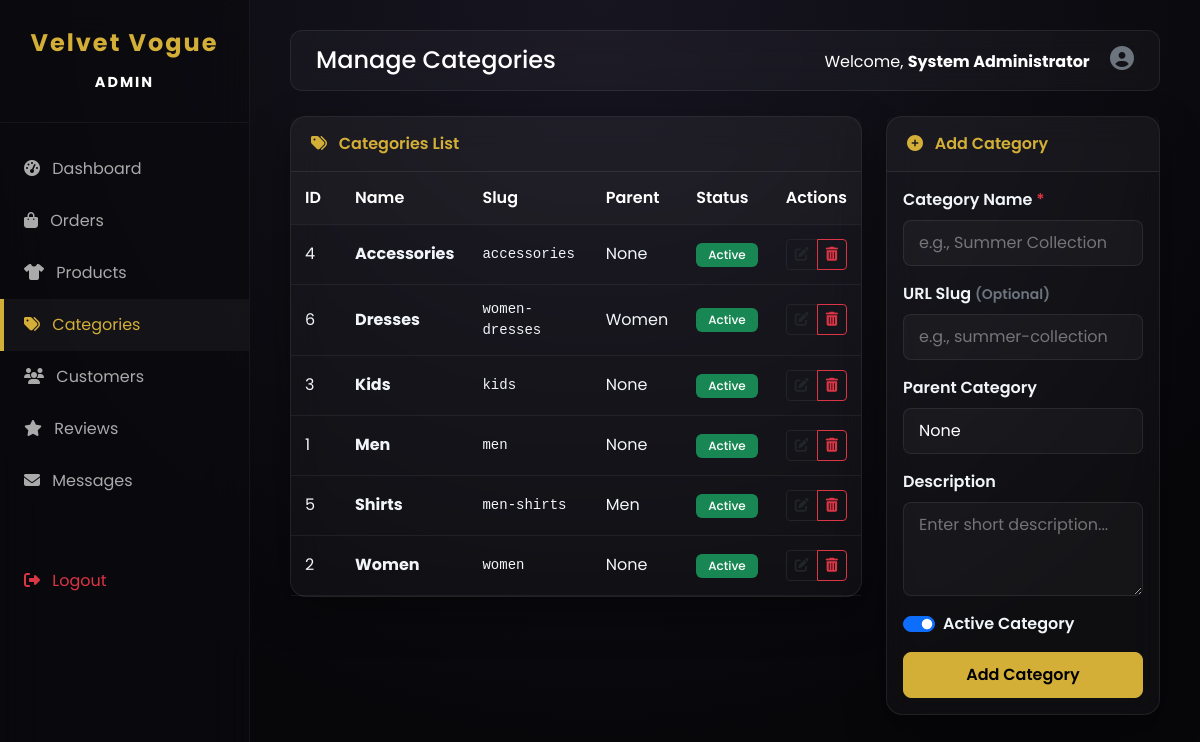
The app's page /admin/categories.php (signed in) with its own data.
### tables this page shows
CREATE TABLE `categories` (
  `id` int(11) NOT NULL AUTO_INCREMENT,
  `name` varchar(100) NOT NULL,
  `slug` varchar(100) NOT NULL,
  `description` text DEFAULT NULL,
  `image` varchar(255) DEFAULT NULL,
  `parent_id` int(11) DEFAULT NULL,
  `status` tinyint(1) DEFAULT 1,
  `created_at` timestamp DEFAULT current_timestamp(),
  PRIMARY KEY (`id`),
  UNIQUE KEY `slug` (`slug`),
  KEY `parent_id` (`parent_id`)
);

### admin/categories.php (the view, shortened to what this page needs)
<?php
$active_page = 'categories';
$page_title = 'Manage Categories';
require_once 'includes/header.php';
$edit_mode = false;
$edit_category = null;
$stmt = $conn->query("
    SELECT c.*, p.name as parent_name
    FROM categories c
    LEFT JOIN categories p ON c.parent_id = p.id
    ORDER BY c.name ASC
");
$all_categories = $stmt->fetchAll();
?>
<div class="row">
    <div class="col-md-8 mb-4">
        <div class="card shadow-sm border-0">
            <div class="card-header card-header-custom">
                <i class="fas fa-tags me-2"></i> Categories List
            </div>
            <div class="card-body p-0">
                <div class="table-responsive">
                    <table class="table table-hover align-middle mb-0">
                        <thead class="table-light">
                            <tr>
                                <th class="ps-3" style="width: 50px;">ID</th>
                                <th>Name</th>
                                <th>Slug</th>
                                <th>Parent</th>
                                <th>Status</th>
                                <th class="text-center">Actions</th>
                            </tr>
                        </thead>
                        <tbody>
                            <?php if (empty($all_categories)): ?>
                                <tr>
                                    <td colspan="6" class="text-center py-4 text-muted">No categories found.</td>
                                </tr>
                            <?php else: ?>
                                <?php foreach ($all_categories as $c): ?>
                                    <tr>
                                        <td class="ps-3 text-secondary"><?php echo $c['id']; ?></td>
                                        <td>
                                            <strong><?php echo htmlspecialchars($c['name']); ?></strong>
                                        </td>
                                        <td class="small font-monospace"><?php echo htmlspecialchars($c['slug']); ?></td>
                                        <td><?php echo htmlspecialchars($c['parent_name'] ?: 'None'); ?></td>
                                        <td>
                                            <?php if ($c['status']): ?>
                                                <span class="badge bg-success">Active</span>
                                            <?php else: ?>
                                                <span class="badge bg-secondary">Inactive</span>
                                            <?php endif; ?>
                                        </td>
                                        <td class="text-center">
                                            <div class="btn-group" role="group">
                                                <a href="categories.php?edit=<?php echo $c['id']; ?>" class="btn btn-sm btn-outline-dark">
                                                    <i class="fas fa-edit"></i>
                                                </a>
                                                <a href="categories.php?delete=<?php echo $c['id']; ?>" class="btn btn-sm btn-outline-danger" onclick="return confirm('Are you sure you want to delete this category? Note: It must contain no products.')">
                                                    <i class="fas fa-trash-alt"></i>
                                                </a>
                                            </div>
                                        </td>
                                    </tr>
                                <?php endforeach; ?>
                            <?php endif; ?>
                        </tbody>
                    </table>
                </div>
            </div>
        </div>
    </div>
    <div class="col-md-4">
        <div class="card shadow-sm border-0">
            <div class="card-header card-header-custom">
                <i class="fas <?php echo $edit_mode ? 'fa-edit' : 'fa-plus-circle'; ?> me-2"></i>
                <?php echo $edit_mode ? 'Edit Category' : 'Add Category'; ?>
            </div>
            <div class="card-body">
                <form method="POST" action="categories.php">
                    <div class="mb-3">
                        <label for="name" class="form-label fw-semibold">Category Name <span class="text-danger">*</span></label>
                        <input type="text" name="name" id="name" class="form-control" required placeholder="e.g., Summer Collection"
                               value="<?php echo $edit_mode ? htmlspecialchars($edit_category['name']) : ''; ?>">
                    </div>
                    <div class="mb-3">
                        <label for="slug" class="form-label fw-semibold">URL Slug <span class="text-secondary small">(Optional)</span></label>
                        <input type="text" name="slug" id="slug" class="form-control" placeholder="e.g., summer-collection"
                               value="<?php echo $edit_mode ? htmlspecialchars($edit_category['slug']) : ''; ?>">
                    </div>
                    <div class="mb-3">
                        <label for="parent_id" class="form-label fw-semibold">Parent Category</label>
                        <select name="parent_id" id="parent_id" class="form-select">
                            <option value="">None</option>
                        </select>
                    </div>
                    <div class="mb-3">
                        <label for="description" class="form-label fw-semibold">Description</label>
                        <textarea name="description" id="description" class="form-control" rows="3" placeholder="Enter short description..."><?php echo $edit_mode ? htmlspecialchars($edit_category['description'] ?? '') : ''; ?></textarea>
                    </div>
                    <div class="mb-3 form-check form-switch">
                        <input class="form-check-input" type="checkbox" role="switch" name="status" id="status"
                            <?php echo (!$edit_mode || $edit_category['status']) ? 'checked' : ''; ?>>
                        <label class="form-check-label fw-semibold" for="status">Active Category</label>
                    </div>
                    <div class="d-grid gap-2">
                        <?php if ($edit_mode): ?>
                            <button type="submit" name="edit_category" class="btn btn-luxury">Update Category</button>
                            <a href="categories.php" class="btn btn-outline-secondary">Cancel Edit</a>
                        <?php else: ?>
                            <button type="submit" name="add_category" class="btn btn-luxury">Add Category</button>
                        <?php endif; ?>
                    </div>
                </form>
            </div>
        </div>
    </div>
</div>
<?php require_once 'includes/footer.php'; ?>

### admin/includes/header.php (shortened to what this page needs)
<!DOCTYPE html>
<html lang="en">
<head>
    <link href="https://cdn.jsdelivr.net/npm/bootstrap@5.3.0/dist/css/bootstrap.min.css" rel="stylesheet">
    <link rel="stylesheet" href="https://cdnjs.cloudflare.com/ajax/libs/font-awesome/6.4.0/css/all.min.css">
</head>
<body>
<div class="d-flex">
    <div class="sidebar flex-shrink-0">
        <div class="sidebar-brand">
            Velvet Vogue<br><span style="font-size: 0.9rem; color: #fff;">ADMIN</span>
        </div>
        <ul class="list-unstyled">
            <li><a href="index.php" class="<?php echo ($active_page ?? '') === 'dashboard' ? 'active' : ''; ?>"><i class="fas fa-tachometer-alt me-2"></i> Dashboard</a></li>
            <li><a href="orders.php" class="<?php echo ($active_page ?? '') === 'orders' ? 'active' : ''; ?>"><i class="fas fa-shopping-bag me-2"></i> Orders</a></li>
            <li><a href="products.php" class="<?php echo ($active_page ?? '') === 'products' ? 'active' : ''; ?>"><i class="fas fa-tshirt me-2"></i> Products</a></li>
            <li><a href="categories.php" class="<?php echo ($active_page ?? '') === 'categories' ? 'active' : ''; ?>"><i class="fas fa-tags me-2"></i> Categories</a></li>
            <li><a href="customers.php" class="<?php echo ($active_page ?? '') === 'customers' ? 'active' : ''; ?>"><i class="fas fa-users me-2"></i> Customers</a></li>
            <li><a href="reviews.php" class="<?php echo ($active_page ?? '') === 'reviews' ? 'active' : ''; ?>"><i class="fas fa-star me-2"></i> Reviews</a></li>
            <li><a href="messages.php" class="<?php echo ($active_page ?? '') === 'messages' ? 'active' : ''; ?>"><i class="fas fa-envelope me-2"></i> Messages</a></li>
            <li><a href="logout.php" class="text-danger mt-5"><i class="fas fa-sign-out-alt me-2"></i> Logout</a></li>
        </ul>
    </div>
    <div class="main-content">
        <div class="top-nav">
            <h4 class="mb-0"><?php echo htmlspecialchars($page_title ?? 'Dashboard Overview'); ?></h4>
            <div>
                <span class="me-3">Welcome, <strong><?php echo htmlspecialchars($_SESSION['admin_name'] ?? 'Admin'); ?></strong></span>
                <i class="fas fa-user-circle fs-4 text-secondary"></i>
            </div>
        </div>

### admin/includes/footer.php (shortened to what this page needs)
    </div>
</div>
</body>
</html>

### admin/includes/header.php (style rules this page uses)
:root { --accent-color: #d4af37; --accent-hover: #f1c40f; --text-main: #f1f5f9; --text-muted: #94a3b8; --glass-bg: rgba(255, 255, 255, 0.03); --glass-border: rgba(255, 255, 255, 0.08); --glass-shadow: 0 16px 40px 0 rgba(0, 0, 0, 0.4); }
body { font-family: 'Poppins', sans-serif; background: radial-gradient(circle at 50% 0%, #171520 0%, #07070a 75%); background-attachment: fixed; color: var(--text-main); overflow-x: hidden; min-height: 100vh; }
.sidebar { min-height: 100vh; background: rgba(11, 11, 15, 0.7) !important; backdrop-filter: blur(25px); -webkit-backdrop-filter: blur(25px); border-right: 1px solid rgba(255, 255, 255, 0.05); width: 250px; position: fixed; z-index: 1000; }
.sidebar a { color: #aaa; text-decoration: none; padding: 14px 20px; display: block; transition: all 0.3s ease; border-left: 4px solid transparent; }
.sidebar a:hover, .sidebar a.active { background-color: rgba(255, 255, 255, 0.04) !important; color: var(--accent-color) !important; border-left: 4px solid var(--accent-color); }
.sidebar-brand { padding: 25px 20px; font-size: 1.5rem; font-weight: bold; color: var(--accent-color); text-align: center; border-bottom: 1px solid rgba(255, 255, 255, 0.05); margin-bottom: 20px; letter-spacing: 2px; }
.main-content { padding: 30px 40px; margin-left: 250px; width: calc(100% - 250px); min-height: 100vh; }
.top-nav { background: rgba(255, 255, 255, 0.03) !important; backdrop-filter: blur(12px); -webkit-backdrop-filter: blur(12px); border: 1px solid var(--glass-border); padding: 15px 25px; box-shadow: none; margin-bottom: 25px; display: flex; justify-content: space-between; align-items: center; border-radius: 12px; color: #fff; }
.card-header-custom { background-color: rgba(255, 255, 255, 0.02) !important; border-bottom: 1px solid var(--glass-border) !important; color: var(--accent-color) !important; font-weight: 600; padding: 15px 20px !important; }
.card { background: var(--glass-bg) !important; backdrop-filter: blur(16px); -webkit-backdrop-filter: blur(16px); border: 1px solid var(--glass-border) !important; border-radius: 16px !important; box-shadow: var(--glass-shadow) !important; color: var(--text-main) !important; }
.card-body { color: var(--text-main) !important; }
.btn-luxury { background-color: var(--accent-color) !important; color: #000000 !important; border: 1px solid var(--accent-color) !important; font-weight: 600; border-radius: 8px !important; padding: 10px 20px; transition: all 0.3s ease; }
.form-control, .form-select { background: rgba(255, 255, 255, 0.03) !important; border: 1px solid rgba(255, 255, 255, 0.08) !important; color: #ffffff !important; border-radius: 8px !important; padding: 10px 15px !important; transition: all 0.3s ease; }
.form-select option, select option { background-color: #16151f !important; color: #ffffff !important; }
.form-control::placeholder { color: rgba(255, 255, 255, 0.4) !important; }
.table { color: var(--text-main) !important; border-color: rgba(255, 255, 255, 0.06) !important; }
.table th, .table td { background: transparent !important; color: var(--text-main) !important; border-color: rgba(255, 255, 255, 0.06) !important; padding: 14px !important; }
.table thead th { color: #fff !important; font-weight: 600; }
.table-light { background-color: rgba(255, 255, 255, 0.02) !important; }
.badge { padding: 6px 12px !important; font-weight: 500 !important; border-radius: 6px !important; }

### records on screen
categories: id "4", name "Accessories", slug "accessories", parent_name "None", status "Active"
categories: id "6", name "Dresses", slug "women-dresses", parent.name "Women", status "Active"
categories: id "3", name "Kids", slug "kids", parent_name "None", status "Active"
categories: id "1", name "Men", slug "men", parent_name "None", status "Active"
categories: id "5", name "Shirts", slug "men-shirts", parent.name "Men", status "Active"
categories: id "2", name "Women", slug "women", parent_name "None", status "Active"

### other values on screen
$page_title "Manage Categories"
$_SESSION['admin_name'] "System Administrator"
